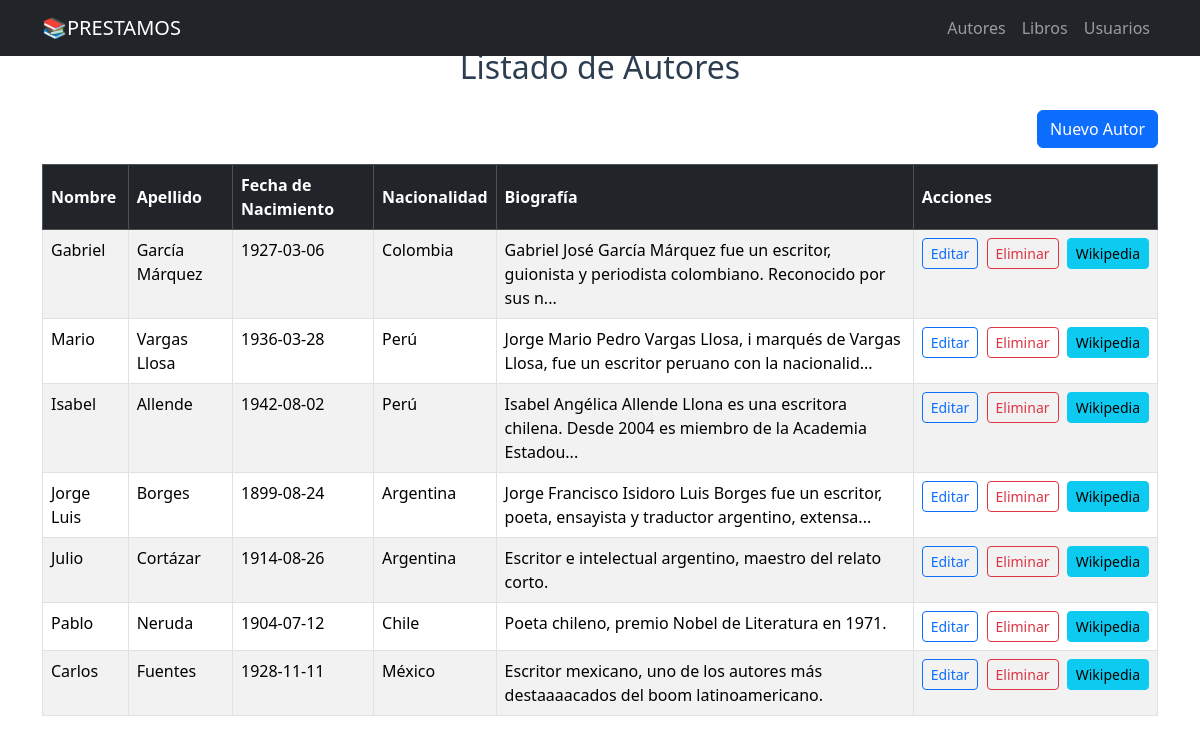
The app's page /autores with its own data.
### app/models/autores.py (models this page shows, shortened)
class Autor(Base):
    __tablename__ = 'autores'
    autor_id = Column(Integer, primary_key=True)
    nombre = Column(String, nullable=False)
    apellido = Column(String, nullable=False)
    fecha_nacimiento = Column(Date, nullable=True)
    nacionalidad_id = Column(Integer, ForeignKey('nacionalidad.nacionalidad_id'))
    biografia = Column(Text, nullable=True)
    nacionalidad = relationship("Nacionalidad", back_populates="autores")
    libros = relationship("Libro", back_populates="autor")

### app/models/nacionalidades.py (models this page shows, shortened)
class Nacionalidad(Base):
    __tablename__ = 'nacionalidad'
    nacionalidad_id = Column(Integer, primary_key=True)
    sdes = Column(String)
    autores = relationship("Autor", back_populates="nacionalidad")

### app/frontend/autores.py (the view)
@router.get("/autores", response_class=HTMLResponse)
async def list_autores(request: Request):
    autores = db_autores.get_todos()
    return templates.TemplateResponse(
        "autores/list.html",
        {"request": request, "autores": autores}
    )

### templates/autores/list.html (shortened to what this page needs)
{% extends "base.html" %}
{% block content %}
<br>
<h2 class="mb-4 text-center">Listado de Autores</h2>
<div class="mb-3 text-end">
    <a href="/autores/create" class="btn btn-primary">
         Nuevo Autor
    </a>
</div>
<table id="tabla-autores" class="table table-striped table-hover table-bordered">
    <thead class="table-dark">
        <tr>
            <th>Nombre</th>
            <th>Apellido</th>
            <th>Fecha de Nacimiento</th>
            <th>Nacionalidad</th>
            <th>Biografía</th>
            <th>Acciones</th>
        </tr>
    </thead>
    <tbody>
    {% for autor in autores %}
        <tr>
            <td>{{ autor.nombre }}</td>
            <td>{{ autor.apellido }}</td>
            <td>{{ autor.fecha_nacimiento.strftime('%Y-%m-%d') if autor.fecha_nacimiento else '' }}</td>
            <td>{{ autor.nacionalidad.sdes if autor.nacionalidad else '' }}</td>
            <td>{{ autor.biografia[:100] ~ ("..." if autor.biografia and autor.biografia|length > 100 else "") if autor.biografia else "" }}</td>
            <td>
                <a href="/autores/{{ autor.autor_id }}" class="btn btn-sm btn-outline-primary me-1">
                     Editar
                </a>
                <form method="post" action="/api/autores/{{ autor.autor_id }}/eliminar"
                      class="d-inline me-1"
                      onsubmit="return confirm('¿Estás seguro que querés eliminar este autor?');">
                    <button type="submit" class="btn btn-sm btn-outline-danger">
                         Eliminar
                    </button>
                </form>
                <a href="/autores/{{ autor.autor_id }}/wiki" class="btn btn-sm btn-info" target="_blank">
                     Wikipedia
                </a>
            </td>
        </tr>
    {% endfor %}
    </tbody>
</table>
{% endblock %}

### static/css/styles.css (style rules this page uses)
h1, h2 { text-align: center; margin-bottom: 2.5rem; color: #2c3e50; }

### templates/autores/list.html (style rules this page uses)
#tabla-autores thead tr th { height: 60px; vertical-align: middle; }
#tabla-autores thead tr th:last-child, #tabla-autores tbody tr td:last-child { width: 200px; white-space: nowrap; }

### records on screen
Autor: nombre "Gabriel", apellido "García Márquez", fecha_nacimiento "1927-03-06", nacionalidad "Colombia", biografia "Gabriel José García Márquez fue un escritor, guionista y periodista colombiano. Reconocido por sus n..."
Autor: nombre "Mario", apellido "Vargas Llosa", fecha_nacimiento "1936-03-28", nacionalidad "Perú", biografia "Jorge Mario Pedro Vargas Llosa, i marqués de Vargas Llosa, fue un escritor peruano con la nacionalid..."
Autor: nombre "Isabel", apellido "Allende", fecha_nacimiento "1942-08-02", nacionalidad "Perú", biografia "Isabel Angélica Allende Llona es una escritora chilena. Desde 2004 es miembro de la Academia Estadou..."
Autor: nombre "Jorge Luis", apellido "Borges", fecha_nacimiento "1899-08-24", nacionalidad "Argentina", biografia "Jorge Francisco Isidoro Luis Borges fue un escritor, poeta, ensayista y traductor argentino, extensa..."
Autor: nombre "Julio", apellido "Cortázar", fecha_nacimiento "1914-08-26", nacionalidad "Argentina", biografia "Escritor e intelectual argentino, maestro del relato corto."
Autor: nombre "Pablo", apellido "Neruda", fecha_nacimiento "1904-07-12", nacionalidad "Chile", biografia "Poeta chileno, premio Nobel de Literatura en 1971."
Autor: nombre "Carlos", apellido "Fuentes", fecha_nacimiento "1928-11-11", nacionalidad "México", biografia "Escritor mexicano, uno de los autores más destaaaacados del boom latinoamericano."
